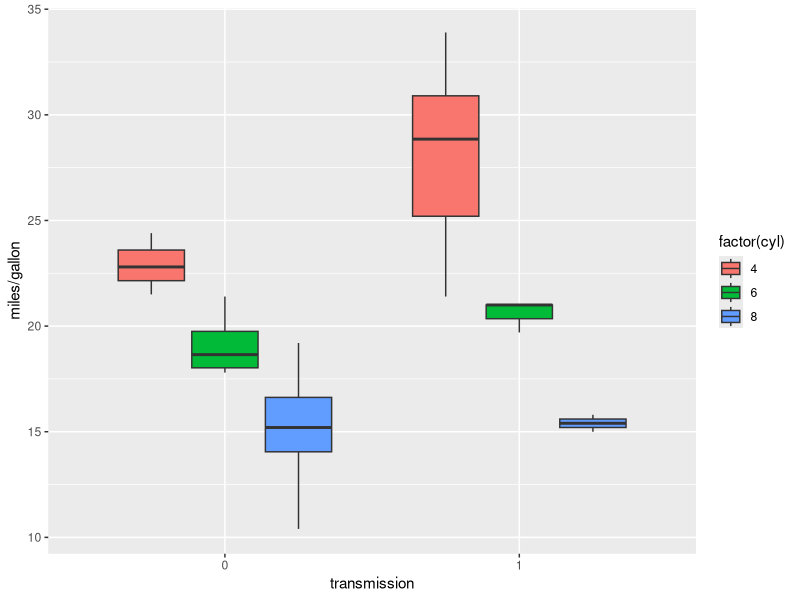
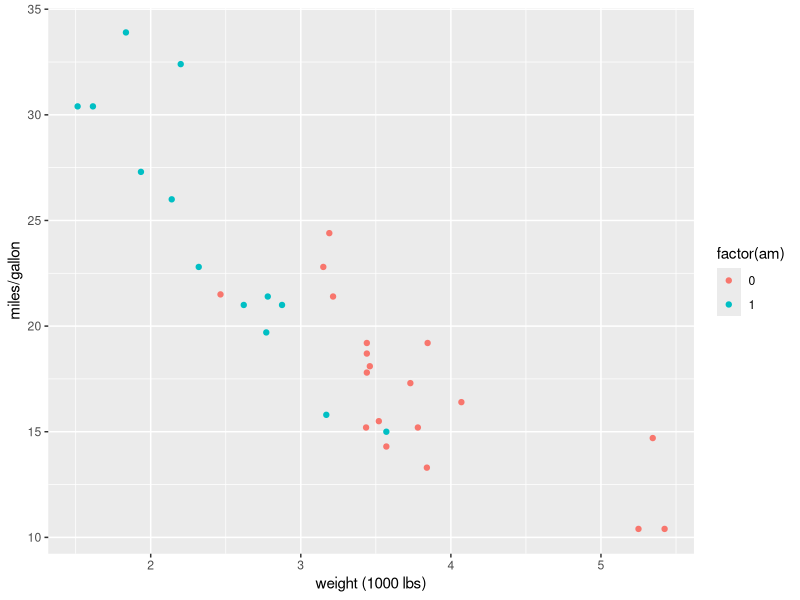
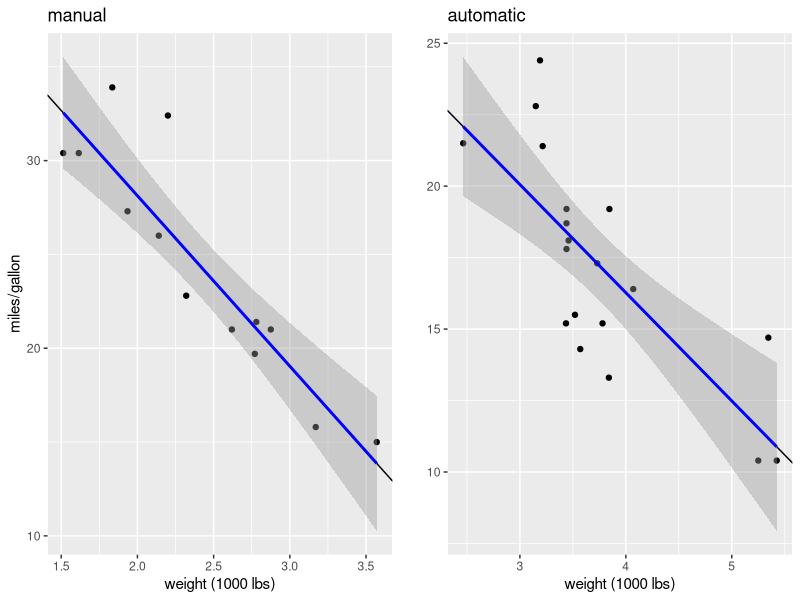

Generate these figures, in order, with R:
## ---- chunk 1
library("ggplot2")
require("cowplot")
## ---- chunk 2
fit <- lm(mpg ~ am, data = mtcars)
coef <- summary(fit)$coefficients
coef
## ---- chunk 3
confInterval <- confint(fit)
confInterval
## ---- chunk 4
fit2 <- lm(mpg ~ am + wt, data = mtcars)
coef2 <- summary(fit2)$coefficients
coef2
## ---- chunk 5
y1 <- mtcars$mpg[mtcars$am == 1]
x1 <- mtcars$wt[mtcars$am == 1]
data1 <- data.frame(x1, y1)
fit1 <- lm(y1 ~ mtcars$am[mtcars$am == 1] + x1)
coef1 <- summary(fit1)$coefficients
## ---- chunk 6
y0 <- mtcars$mpg[mtcars$am == 0]
x0 <- mtcars$wt[mtcars$am == 0]
data0 <- data.frame(x0, y0)
fit0 <- lm(y0 ~ mtcars$am[mtcars$am == 0] + x0)
coef0 <- summary(fit0)$coefficients
## ---- chunk 7
g <- ggplot(data = mtcars, aes(y = mpg, x = factor(am), fill = factor(cyl)))
g <- g + geom_boxplot()
g <- g + xlab("transmission") + ylab("miles/gallon")
g
## ---- chunk 8
g <- ggplot(data = mtcars, aes(y = mpg, x = wt, color = factor(am)))
g <- g + geom_point() + xlab("weight (1000 lbs)") + ylab("miles/gallon")
g
## ---- chunk 9
plot_manual <- ggplot(data1, aes(x = x1, y = y1)) + geom_point() + 
    geom_abline(intercept = coef1[1, 1], slope = coef1[2, 1]) + 
    stat_smooth(method = "lm", col = "blue") + 
    xlab("weight (1000 lbs)") + ylab("miles/gallon") + 
    ggtitle("manual")

plot_auto <- ggplot(data0, aes(x = x0, y = y0)) + geom_point() + 
    geom_abline(intercept = coef0[1, 1], slope = coef0[2, 1]) + 
    stat_smooth(method = "lm", col = "blue") + 
    xlab("weight (1000 lbs)") + ylab("") + 
    ggtitle("automatic")

plot_grid(plot_manual, plot_auto)
